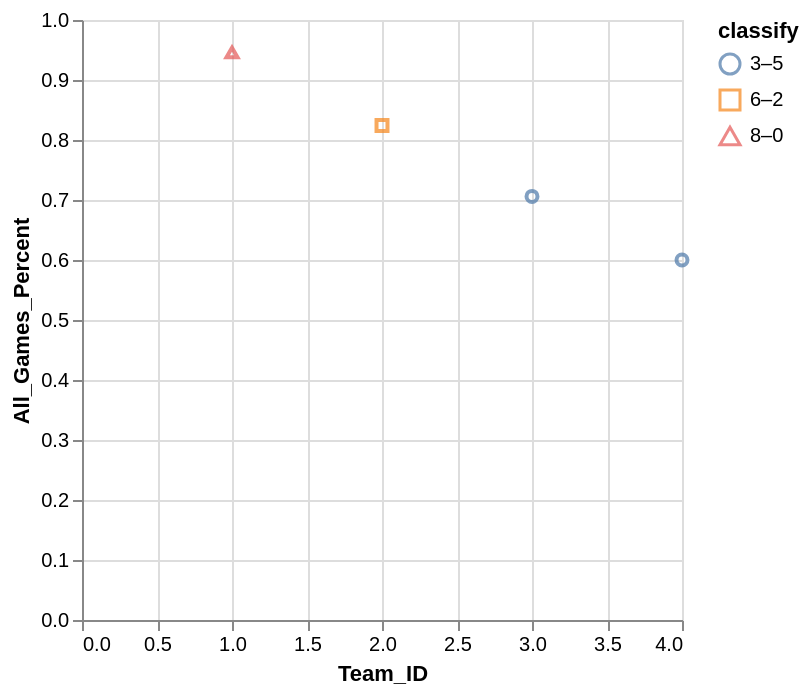

Source (Vega-Lite JSON):
### Vega-Lite specification from a JSON file in a GitHub repository (floating-point values rounded to 4 significant figures)
{"data": {"values": [{"x_data": 4, "y_data": 0.6, "classify": "3–5"}, {"x_data": 3, "y_data": 0.706, "classify": "3–5"}, {"x_data": 2, "y_data": 0.824, "classify": "6–2"}, {"x_data": 1, "y_data": 0.946, "classify": "8–0"}]}, "mark": "point", "encoding": {"x": {"field": "x_data", "type": "quantitative", "title": "Team_ID", "scale": {"zero": "false"}}, "y": {"field": "y_data", "type": "quantitative", "title": "All_Games_Percent", "scale": {"zero": "false"}}, "color": {"field": "classify", "type": "nominal"}, "shape": {"field": "classify", "type": "nominal"}}}
